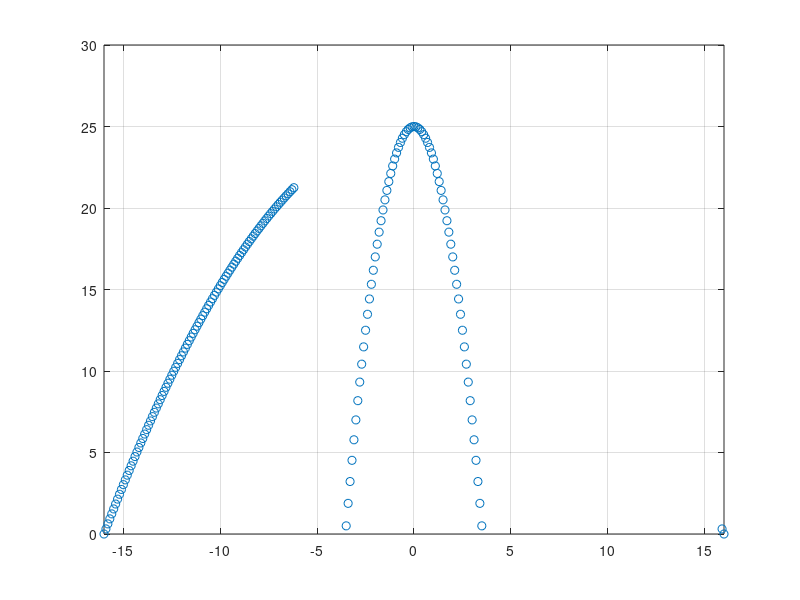

The MATLAB script that drew this image:
% Intitiate Workspace
clear
clc
clf        % Deleted from any current figure all graphics objects not hidden
%
% ----- START OF PROGRAM -----
% Define Base Funtions, Domain, and Range
x = [-16:0.1:16];
y = 0*x;           % This is our first function to be plotted: a horizontal
                   % line at y = 0. It is plotted below (with the same
                   % command used to create the plot handle
                   % "Handle_Parabola")
%
% Define Plot Handle (by which to refer and manage plot properties later)
Handle_Parabola = plot(x,y,'o');        % Create plot and assign handle
grid on
%
% Set Up Animation...
%
% ...Define the axes...
     axis([-16,16,0,30]);        % Define axes
%
% ...Use WHILE loop to create second and third functions for plotting
     k = 0;
%
% ...Create iterative loop for successive parabola definitions
     while k<320                               % Initiate loop counter k
        k = k+1;                               % Incrementation loop counter k
%    ...Creating second function for plot operation
%       (Each new value for y per each x will replace the value for y
%       created from the previous function for that same x, so long as
%       k < 320)
        y(k) = (-25/256)*x(k)^2 + 25;          % Function #2: Define parabolic
                                               % function coordinated with
                                               % each new loop counter k
                                               % value
        set(Handle_Parabola, 'XData', x, 'YData', y)    % Re-assign x and y
                                                        % values of the
                                                        % "Handle_Parabola"
                                                        % plot
%   ...Creating third function for plot operation
%      (Again, each new value for y per each x will replace the value for 
%      y created from the previous function for that same x starting at
%      k = 101)
        if k>100
            y(k-1) = -2*x(k-1)^2 + 25;
            set(Handle_Parabola, 'XData', x, 'YData', y) % Re-assign x and y
                                                         % values of the
                                                         % "Handle_Parabola"
                                                         % plot
        end                       % End of IF statement
        drawnow                   % Re-draw of graph with the appropriate y
                                  % value (depending on what k was used).
                                  % The drawnow command plots each new
                                  % (x,y) coordinate as it is created

     end            % End of WHILE loop